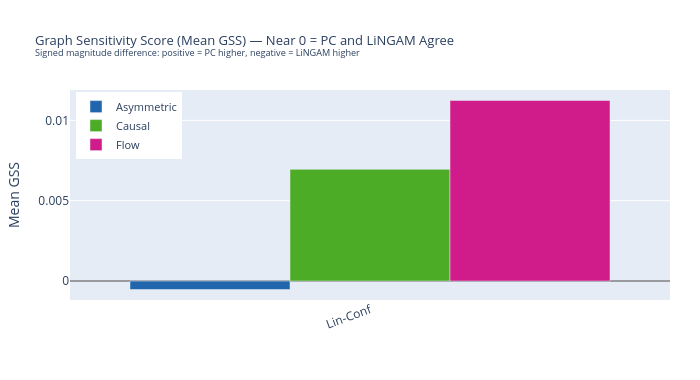

Write notebook code for a chart like this one.
### Markdown cell above
## 4. Graph Sensitivity Score (GSS)

How much does each method's output shift between the PC and LiNGAM graphs?  
Lower is more stable under graph uncertainty. GSS = 1 means the largest shift across all methods.

### Code cell
# GSS grouped bar — dataset × method
fig_gss = go.Figure()
for meth in BASE_METHODS:
    sub = df_gss[df_gss["Method"] == meth]
    fig_gss.add_trace(go.Bar(
        name         = meth,
        x            = sub["Dataset"].tolist(),
        y            = sub["MeanGSS"].tolist(),
        marker_color = METHOD_COLORS[meth],
        error_y      = None,
        hovertemplate=f"<b>{meth}</b><br>Dataset=%{{x}}<br>MeanGSS=%{{y:.4f}}<extra></extra>",
    ))

fig_gss.update_layout(
    title=dict(text="Graph Sensitivity Score (Mean GSS) — Near 0 = PC and LiNGAM Agree<br>"
               "<sup>Signed magnitude difference: positive = PC higher, negative = LiNGAM higher</sup>",
               font=dict(size=13)),
    barmode="group",
    yaxis=dict(title="Mean GSS", zeroline=True, zerolinewidth=1.5, zerolinecolor="gray"),
    height=380, width=700,
    legend=dict(x=0.01, y=0.99, xanchor="left", font=dict(size=11)),
    margin=dict(l=70, r=30, t=90, b=80),
    xaxis=dict(tickangle=-20),
)
fig_gss.show()

### Figure 1 — Plotly figure (JSON) as saved in the notebook; plotly's stock layout.template omitted (floating-point values rounded to 4 significant figures)
{"data": [{"hovertemplate": "<b>Asymmetric</b><br>Dataset=%{x}<br>MeanGSS=%{y:.4f}<extra></extra>", "marker": {"color": "#2166ac"}, "name": "Asymmetric", "type": "bar", "x": ["Lin-Conf"], "y": [-0.0005259]}, {"hovertemplate": "<b>Causal</b><br>Dataset=%{x}<br>MeanGSS=%{y:.4f}<extra></extra>", "marker": {"color": "#4dac26"}, "name": "Causal", "type": "bar", "x": ["Lin-Conf"], "y": [0.006952]}, {"hovertemplate": "<b>Flow</b><br>Dataset=%{x}<br>MeanGSS=%{y:.4f}<extra></extra>", "marker": {"color": "#d01c8b"}, "name": "Flow", "type": "bar", "x": ["Lin-Conf"], "y": [0.01124]}], "layout": {"barmode": "group", "height": 380, "legend": {"font": {"size": 11}, "x": 0.01, "xanchor": "left", "y": 0.99}, "margin": {"b": 80, "l": 70, "r": 30, "t": 90}, "title": {"font": {"size": 13}, "text": "Graph Sensitivity Score (Mean GSS) — Near 0 = PC and LiNGAM Agree<br><sup>Signed magnitude difference: positive = PC higher, negative = LiNGAM higher</sup>"}, "width": 700, "xaxis": {"tickangle": -20}, "yaxis": {"title": {"text": "Mean GSS"}, "zeroline": true, "zerolinecolor": "gray", "zerolinewidth": 1.5}}}
